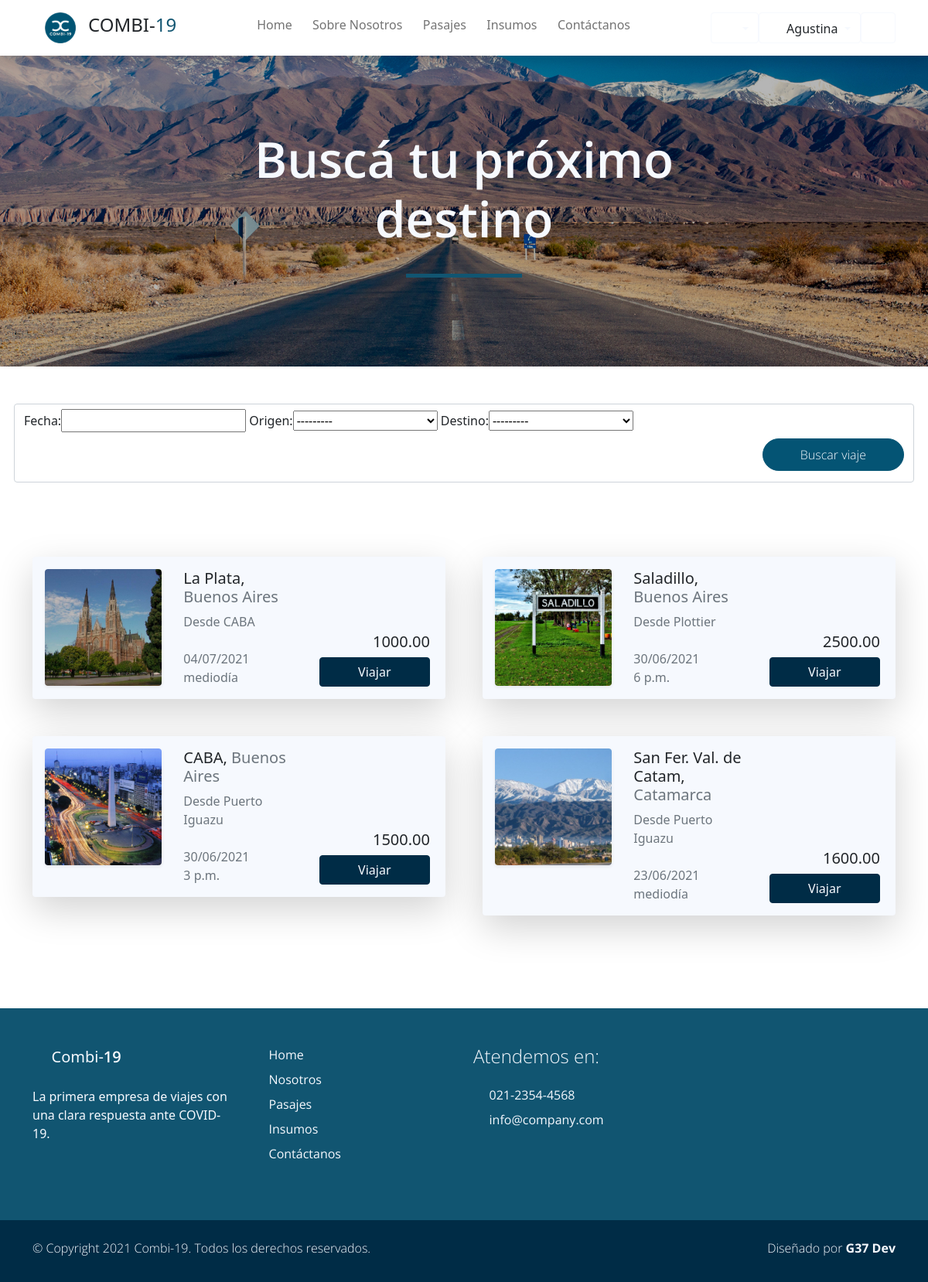
The page /pasajes (signed in) on the database its author committed.
### users/models.py (models this page shows, shortened)
class Account(AbstractBaseUser):
    email               = models.EmailField(verbose_name="email", max_length=60, unique=True)
    dni                 = models.IntegerField(verbose_name="dni", unique=True,)
    first_name          = models.CharField(max_length=30, verbose_name='Nombre')
    last_name           = models.CharField(max_length=30, verbose_name='Apellido')
    date_of_birth       = models.DateField(blank=True, null=True)
    is_GOLD             = models.BooleanField(default=False)
    _is_admin           = models.BooleanField(default=False)
    is_active           = models.BooleanField(default=True)
    is_staff            = models.BooleanField(default=False)
    _is_superuser       = models.BooleanField(default=False)
    objects = MyAccountManager()
    class Meta:
        verbose_name        = "Usuario"
        verbose_name_plural = "Usuarios"
    USERNAME_FIELD = 'email'
    REQUIRED_FIELDS = ['dni', 'first_name', 'last_name', 'date_of_birth']
    @property
    def is_superuser(self):
        return self.is_admin
    @property
    def is_admin(self):
        return self.is_staff
    @property
    def es_chofer(self):
        try:
            chofer = self.chofer
            return True
        except Chofer.DoesNotExist:
            return False

### Combi19App/models.py (models this page shows, shortened)
class Viaje(models.Model):
    comenzado  = "com"
    finalizado = "fin"
    cancelado  = "can"
    ESTADO_CHOICES = [ (comenzado,'COMENZADO'), (finalizado, 'FINALIZADO'), (cancelado,'CANCELADO') ]
    fecha             =   models.DateTimeField(blank=True, null=True)
    ruta              =   models.ForeignKey(Ruta, default=None, blank=True, null=True, on_delete=models.CASCADE)
    combi             =   models.ForeignKey(Vehiculo, blank=True, null=True, on_delete=models.CASCADE)
    precio            =   models.DecimalField(default=None, blank=True, null=True, max_digits=10, decimal_places=2)
    insumo            =   models.ManyToManyField(Insumo,default=None, blank=True)
    pasajeros         =   models.ManyToManyField(Account, default=None, blank=True)
    asientos_ocupados =   models.IntegerField(default=0, null=True, blank=True)
    estado            =   models.CharField(max_length=3, choices=ESTADO_CHOICES, default=ESTADO_CHOICES[0])
    class Meta:
        unique_together = ('fecha', 'combi')

class Ruta(models.Model):
    origen        = models.ForeignKey(Lugar, default=None, on_delete=models.CASCADE, related_name='origen')
    destino       = models.ForeignKey(Lugar, default=None, on_delete=models.CASCADE, related_name='destino')
    nombre        = models.CharField(max_length=30, blank=True, null=True, verbose_name='Nombre de ruta')
    km            = models.IntegerField(validators=[MinValueValidator(0)])
    class Meta:
        unique_together = ('origen', 'destino')

class Lugar(models.Model):
    nombre        = models.CharField(max_length=40, blank=True, null=True, unique=True, verbose_name='Lugar')
    provincia     = models.CharField(max_length=20, blank=True, null=True)
    codigo_postal = models.IntegerField(blank=True, null=True, unique=True, validators=[MinValueValidator(1000)])
    imagen        = models.ImageField(upload_to="ciudades", blank=True, null=True)
    class Meta:
        verbose_name_plural = "Lugares"
    def __str__(self):
        return f'{self.nombre}'

### Combi19App/views.py (the view)
# urls.py: path('pasajes', views.pasajes, name="Pasajes"),
@login_required
def pasajes (request):
    viajes = Viaje.objects.all().filter(asientos_ocupados__lt= F('combi__capacidad') ).filter(estado=Viaje.comenzado)
    miFiltro = ViajeFilter(request.GET, queryset=viajes)
    viajes = miFiltro.qs
    context = {"viajes": viajes, 'miFiltro': miFiltro}
    return render(request, "Combi19App/pasajes.html", context)

### Combi19App/templates/Combi19App/pasajes.html (shortened to what this page needs)
{% extends 'Combi19App/base.html' %}
{% load static %}
{% load bootstrap %}
{% load poll_extras %}
{% block content %}
<div id="work_banner" class="banner-wrapper bg-light w-100 py-5" style="background-image: url({% static 'Combi19App/img/ruta.jpg' %}); ">
    <div class="banner-vertical-center-work container text-light d-flex justify-content-center align-items-center py-5 p-0">
        <div class="banner-content col-lg-8 col-12 m-lg-auto text-center">
            <h1 class="banner-heading h1 display-3 pb-5 semi-bold-600 typo-space-line-center">Buscá tu próximo destino</h1>
        </div>
    </div>
</div>
<section class="py-5 ">
    <div class="container">
        <div class="row gy-5 g-lg-5 ">
                <form class="form-control col-md-5" id="formularioFiltros" method="get" action="#" role="form">
                    {{miFiltro.form|bootstrap}}
                    <div class="col-md-12 col-12 m-auto py-2 text-end">
                        <button type="submit" class="btn btn-secondary rounded-pill px-md-5 px-4 py-2 radius-0 text-light light-300">Buscar viaje</button>
                    </div>
                </form>
        </div>
</section>
<section class="py-5 mb-5">
    <div class="container">
        <div class="row gy-5 g-lg-5 mb-4">
            {% if miFiltro.qs %}
                {%  for v in miFiltro.qs %}
                    <div class="col-xl-6 col-md-12 col-sm-12">
                        <div  class="card bg-light border-0 shadow-lg overflow-hidden">
                            <div class="card-body">
                                <div class="row">
                                    <div class="col-md-4">
                                        <div href="#" class="card border-0 text-white shadow-sm overflow-hidden mx-5 m-sm-0">
                                            <img class="card-img" src="{{v.ruta.destino.imagen.url}}" alt="">
                                        </div>
                                    </div>
                                    <div class=" col-md-4 px-3">
                                        <h5 class="h5 ">{{v.ruta.destino}}, <span class="text-muted">{{v.ruta.destino.provincia}}</span></h2>
                                        <p class="m-0 p-0 text-muted">Desde {{v.ruta.origen}} <i class='p-0 bx bx-map'></i></p>
                                        <br>
                                        <p class="m-0 p-0 text-muted">{{v.fecha|date:"d/m/Y"  }} </p>
                                        <p class="m-0 p-0 text-muted">{{v.fecha | time}} </p>
                                    </div>
                                    <div class="col-md-4 px-3 d-flex  flex-column justify-content-end">
                                        {% if request.user.is_GOLD %}
                                            <span class="h5 text-end text-muted text-decoration-strike" style="text-decoration: line-through;">{{v.precio}} </span>
                                            <span class="h5 text-end">{{v.precio | porcentaje:0.1}}</span>
                                        {% else %}
                                            <p class=" h5 text-end">{{v.precio}}</p>
                                        {% endif %}
                                        {% if request.user.es_chofer %}
                                            <a href="{% url 'Nuevo Pasajero' v_id=v.id %}" class="btn btn-primary">Vender Pasaje</a>
                                        {% elif request.user.is_superuser %}
                                            <a href="{% url 'Pasajeros' v_id=v.id %}" class="btn btn-primary">Ver pasajeros</a>
                                        {% else %}
                                            <a href="{% url 'Comprar Pasaje' v_id=v.id %}" class="btn btn-primary">Viajar</a>
                                        {% endif %}
                                    </div>
                                </div>
                            </div>
                        </div>
                    </div>
                {%  endfor %}
            {% else %}
                    <p>No hay viajes asignados para los datos indicados</p>
            {% endif %}
        </div>
    </div>
</section>
{% endblock %}

### Combi19App/templates/Combi19App/base.html (shortened to what this page needs)
{% load static %}
<!DOCTYPE html>
<html lang="es">
<head>
    {% load static %}
    <link href="{% static 'Combi19App/css/bootstrap.min.css' %}" rel="stylesheet">
    <link href="{% static 'Combi19App/css/boxicon.min.css' %}" rel="stylesheet">
    <link rel="stylesheet" href="{% static 'Combi19App/css/estilos.css' %}">
</head>
<body>
    <nav id="main_nav" class="navbar navbar-expand-lg navbar-light bg-white shadow">
        <div class="container d-flex justify-content-center align-items-center">
            <a class="navbar-brand h1 " href="index.html">
                <a class="navbar-brand" href="#!"><img src="{% static 'Combi19App/img/logo_is_chiquito.png' %}" width="40">
                </a>
                <span class="text-dark h4">COMBI-</span><span class="text-primary h4">19</span></a>
            <div class="align-self-center collapse navbar-collapse flex-fill  d-lg-flex justify-content-lg-between" id="navbar-toggler-success">
                <div class="flex-fill mx-xl-5 mb-2">
                    <ul class="nav navbar-nav d-flex justify-content-between mx-xl-5 text-center text-dark">
                       <li class="nav-item">
                            <a class="nav-link btn-outline-primary rounded-pill px-2" href="{% url 'Home' %}">Home</a>
                        </li>
                        <li class="nav-item">
                            <a class="nav-link btn-outline-primary rounded-pill px-2" href="{% url 'About' %}">Sobre Nosotros</a>
                        </li>
                        <li class="nav-item">
                            <a class="nav-link btn-outline-primary rounded-pill px-2" href="{% url 'Pasajes' %}">Pasajes</a>
                        </li>
                        <li class="nav-item">
                            <a class="nav-link btn-outline-primary rounded-pill px-2" href="{% url 'Insumos' %}">Insumos</a>
                        </li>
                        <li class="nav-item">
                            <a class="nav-link btn-outline-primary rounded-pill px-2" href="{% url 'Contacto' %}">Contáctanos</a>
                        </li>
                    </ul>
                </div>
                <div class="navbar align-self-center">
                    <div class="btn-group" role="group">
                        <div class="btn-group" role="group">
                            <button class="btn btn-outline-light dropdown-toggle" type="button" id="dropdownMenuButton1" data-toggle="dropdown" aria-haspopup="true" aria-expanded="false">
                                <i class='bx bx-help-circle bx-sm bx-tada-hover text-primary'></i>
                            </button>
                        </div>
                    </div>
                    <div class="btn-group" role="group">
                        <div class="btn-group" role="group">
                            <button class="btn btn-outline-light dropdown-toggle" type="button" id="dropdownMenuButton" data-toggle="dropdown" aria-haspopup="true" aria-expanded="false">
                                {% if request.user.es_chofer %}
                                    <i class='bx bx-bus bx-sm text-primary''></i>
                                {% else %}
                                    <i class='bx bx-user-circle bx-sm text-primary'></i>
                                {% endif %}
                                <span class="text-dark">{{ request.user.first_name }}</span>
                            </button>
                        </div>
                    </div>
                    <div>
                        <a class="btn btn-outline-light" href="{% url 'Logout' %}">
                            <i class='bx bx-log-out-circle bx-sm text-primary'></i>
                        </a>
                    </div>
                    </div>
                </div>
            </div>
    </nav>
    <div class="main">
        {% block content %}
        {% endblock content %}
    </div>
    <footer class="bg-primary pt-4">
        <div class="container">
            <div class="row py-4">
                <div class="col-lg-3 col-12 align-left">
                    <a class="navbar-brand" href="index.html">
                        <i class='bx bx-bus bx-sm text-light'></i>
                        <span class="text-light h5">Combi-</span><span class="text-light h5 semi-bold-600">19</span>
                    </a>
                    <p class="text-light my-lg-4 my-2">
                        La primera empresa de viajes con una clara respuesta ante COVID-19.
                    </p>
                    <ul class="list-inline footer-icons light-300">
                        <li class="list-inline-item m-0">
                            <a class="text-light" target="_blank" href="http://facebook.com/">
                                <i class='bx bxl-facebook-square bx-md'></i>
                            </a>
                        </li>
                        <li class="list-inline-item m-0">
                            <a class="text-light" target="_blank" href="https://www.linkedin.com/">
                                <i class='bx bxl-linkedin-square bx-md'></i>
                            </a>
                        </li>
                        <li class="list-inline-item m-0">
                            <a class="text-light" target="_blank" href="https://www.whatsapp.com/">
                                <i class='bx bxl-whatsapp-square bx-md'></i>
                            </a>
                        </li>
                    </ul>
                </div>
                <div class="col-lg-3 col-md-4 my-sm-0 mt-4">
                        <ul class="list-unstyled text-light light-300">
                            <li class="pb-2">
                                <i class='bx-fw bx bxs-chevron-right bx-xs'></i><a class="text-decoration-none text-light"
								href="{% url 'Home' %}">Home</a>
                            </li>
                            <li class="pb-2">
                                <i class='bx-fw bx bxs-chevron-right bx-xs'></i><a class="text-decoration-none text-light py-1"
								href="{% url 'About' %}">Nosotros</a>
                            </li>
                            <li class="pb-2">
                                <i class='bx-fw bx bxs-chevron-right bx-xs'></i><a class="text-decoration-none text-light py-1"
								href="#">Pasajes</a>
                            </li>
                            <li class="pb-2">
                                <i class='bx-fw bx bxs-chevron-right bx-xs'></i></i><a class="text-decoration-none text-light py-1"
								href="#"">Insumos</a>
                            </li>
                            <li class="pb-2">
                                <i class='bx-fw bx bxs-chevron-right bx-xs'></i><a class="text-decoration-none text-light py-1"
								href="#">Contáctanos</a>
                            </li>
                        </ul>
                </div>
                <div class="col-lg-3 col-md-4 my-sm-0 mt-4">
                    <h2 class="h4 pb-lg-3 text-light light-300">Atendemos en:</h2>
                    <ul class="list-unstyled text-light light-300">
                        <li class="pb-2">
                            <i class='bx-fw bx bx-phone bx-xs'></i><a class="text-decoration-none text-light py-1"
							href="tel:010-020-0340">021-2354-4568</a>
                        </li>
                        <li class="pb-2">
                            <i class='bx-fw bx bx-mail-send bx-xs'></i><a class="text-decoration-none text-light py-1"
							href="mailto:info@company.com">info@company.com</a>
                        </li>
                    </ul>
                </div>
            </div>
        </div>
        <div class="w-100 bg-secondary py-3">
            <div class="container">
                <div class="row pt-2">
                    <div class="col-lg-6 col-sm-12">
                        <p class="text-lg-start text-center text-light light-300">
                            © Copyright 2021 Combi-19. Todos los derechos reservados.
                        </p>
                    </div>
                    <div class="col-lg-6 col-sm-12">
                        <p class="text-lg-end text-center text-light light-300">
                            Diseñado por <a rel="sponsored" class="text-decoration-none text-light"
							href="https://cursophp.com.ar/" target="_blank"><strong>G37 Dev</strong></a>
                        </p>
                    </div>
                </div>
            </div>
        </div>
    </footer>

### rows shown on the page
Account: user.first_name "Agustina"
Viaje: ruta.destino.imagen (picture), ruta.destino "La Plata", ruta.destino.provincia "Buenos Aires", ruta.origen "CABA", fecha "04/07/2021", fecha "mediodía", precio "1000.00"
Viaje: ruta.destino.imagen (picture), ruta.destino "Saladillo", ruta.destino.provincia "Buenos Aires", ruta.origen "Plottier", fecha "30/06/2021", fecha "6 p.m.", precio "2500.00"
Viaje: ruta.destino.imagen (picture), ruta.destino "CABA", ruta.destino.provincia "Buenos Aires", ruta.origen "Puerto Iguazu", fecha "30/06/2021", fecha "3 p.m.", precio "1500.00"
Viaje: ruta.destino.imagen (picture), ruta.destino "San Fer. Val. de Catam", ruta.destino.provincia "Catamarca", ruta.origen "Puerto Iguazu", fecha "23/06/2021", fecha "mediodía", precio "1600.00"
